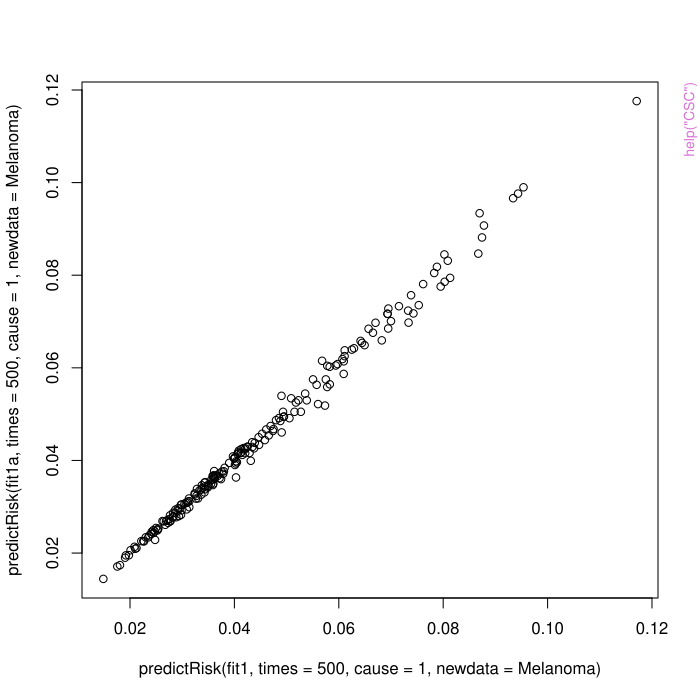

Write R code to recreate this figure.
pkgname <- "riskRegression"
source(file.path(R.home("share"), "R", "examples-header.R"))
options(warn = 1)
library('riskRegression')

base::assign(".oldSearch", base::search(), pos = 'CheckExEnv')
base::assign(".old_wd", base::getwd(), pos = 'CheckExEnv')
cleanEx()
nameEx("CSC")
### * CSC

flush(stderr()); flush(stdout())

### Name: CSC
### Title: Cause-specific Cox proportional hazard regression
### Aliases: CSC
### Keywords: survival

### ** Examples


library(prodlim)
library(survival)
data(Melanoma)
## fit two cause-specific Cox models
## different formula for the two causes
fit1 <- CSC(list(Hist(time,status)~sex+age,Hist(time,status)~invasion+epicel+log(thick)),
            data=Melanoma)
print(fit1)
## Not run: 
##D library(Publish)
##D publish(fit1)
## End(Not run)

## model hazard of all cause mortality instead of hazard of type 2
fit1a <- CSC(list(Hist(time,status)~sex+age,Hist(time,status)~invasion+epicel+log(thick)),
             data=Melanoma,
             surv.type="surv")

## the predicted probabilities are similar
plot(predictRisk(fit1,times=500,cause=1,newdata=Melanoma),
     predictRisk(fit1a,times=500,cause=1,newdata=Melanoma))

## special case where cause 2 has no covariates
fit1b <- CSC(list(Hist(time,status)~sex+age,Hist(time,status)~1),
             data=Melanoma)
print(fit1b)
predict(fit1b,cause=1,times=100,newdata=Melanoma)


## same formula for both causes
fit2 <- CSC(Hist(time,status)~invasion+epicel+age,
            data=Melanoma)
print(fit2)

## combine a cause-specific Cox regression model for cause 2
## and a Cox regression model for the event-free survival:
## different formula for cause 2 and event-free survival
fit3 <- CSC(list(Hist(time,status)~sex+invasion+epicel+age,
                 Hist(time,status)~invasion+epicel+age),
            surv.type="surv",
            data=Melanoma)
print(fit3)

## same formula for both causes
fit4 <- CSC(Hist(time,status)~invasion+epicel+age,
            data=Melanoma,
            surv.type="surv")
print(fit4)

## strata
fit5 <- CSC(Hist(time,status)~invasion+epicel+age+strata(sex),
            data=Melanoma,
            surv.type="surv")
print(fit5)

## sanity checks

cox1 <- coxph(Surv(time,status==1)~invasion+epicel+age+strata(sex),data=Melanoma)
cox2 <- coxph(Surv(time,status!=0)~invasion+epicel+age+strata(sex),data=Melanoma)
all.equal(coef(cox1),coef(fit5$models[[1]]))
all.equal(coef(cox2),coef(fit5$models[[2]]))

## predictions
##
## surv.type = "hazard": predictions for both causes can be extracted
## from the same fit
fit2 <- CSC(Hist(time,status)~invasion+epicel+age, data=Melanoma)
predict(fit2,cause=1,newdata=Melanoma[c(17,99,108),],times=c(100,1000,10000))
predictRisk(fit2,cause=1,newdata=Melanoma[c(17,99,108),],times=c(100,1000,10000))
predictRisk(fit2,cause=2,newdata=Melanoma[c(17,99,108),],times=c(100,1000,10000))
predict(fit2,cause=1,newdata=Melanoma[c(17,99,108),],times=c(100,1000,10000))
predict(fit2,cause=2,newdata=Melanoma[c(17,99,108),],times=c(100,1000,10000))

## surv.type = "surv" we need to change the cause of interest
library(survival)
fit5.2 <- CSC(Hist(time,status)~invasion+epicel+age+strata(sex),
            data=Melanoma,
            surv.type="surv",cause=2)
## now this does not work
try(predictRisk(fit5.2,cause=1,newdata=Melanoma,times=4))

## but this does
predictRisk(fit5.2,cause=2,newdata=Melanoma,times=100)
predict(fit5.2,cause=2,newdata=Melanoma,times=100)
predict(fit5.2,cause=2,newdata=Melanoma[4,],times=100)




cleanEx()
nameEx("Ctree")
### * Ctree

flush(stderr()); flush(stdout())

### Name: Ctree
### Title: S3-Wrapper for ctree.
### Aliases: Ctree

### ** Examples

if (requireNamespace("party",quietly=TRUE)){
library(prodlim)
library(party)
library(survival)
set.seed(50)
d <- SimSurv(50)
nd <- data.frame(X1=c(0,1,0),X2=c(-1,0,1))
f <- Ctree(Surv(time,status)~X1+X2,data=d)
predictRisk(f,newdata=nd,times=c(3,8))
}





cleanEx()
nameEx("FGR")
### * FGR

flush(stderr()); flush(stdout())

### Name: FGR
### Title: Formula wrapper for crr from cmprsk
### Aliases: FGR
### Keywords: survival

### ** Examples


library(prodlim)
library(survival)
library(cmprsk)
library(lava)
d <- prodlim::SimCompRisk(100)
f1 <- FGR(Hist(time,cause)~X1+X2,data=d)
print(f1)

## crr allows that some covariates are multiplied by
## a function of time (see argument tf of crr)
## by FGR uses the identity matrix
f2 <- FGR(Hist(time,cause)~cov2(X1)+X2,data=d)
print(f2)

## same thing, but more explicit:
f3 <- FGR(Hist(time,cause)~cov2(X1)+cov1(X2),data=d)
print(f3)

## both variables can enter cov2:
f4 <- FGR(Hist(time,cause)~cov2(X1)+cov2(X2),data=d)
print(f4)

## change the function of time
qFun <- function(x){x^2}
noFun <- function(x){x}
sqFun <- function(x){x^0.5}

## multiply X1 by time^2 and X2 by time:
f5 <- FGR(Hist(time,cause)~cov2(X1,tf=qFun)+cov2(X2),data=d)
print(f5)
print(f5$crrFit)
## same results as crr
with(d,crr(ftime=time,
           fstatus=cause,
           cov2=d[,c("X1","X2")],
           tf=function(time){cbind(qFun(time),time)}))

## still same result, but more explicit
f5a <- FGR(Hist(time,cause)~cov2(X1,tf=qFun)+cov2(X2,tf=noFun),data=d)
f5a$crrFit

## multiply X1 by time^2 and X2 by sqrt(time)
f5b <- FGR(Hist(time,cause)~cov2(X1,tf=qFun)+cov2(X2,tf=sqFun),data=d,cause=1)

## additional arguments for crr
f6<- FGR(Hist(time,cause)~X1+X2,data=d, cause=1,gtol=1e-5)
f6
f6a<- FGR(Hist(time,cause)~X1+X2,data=d, cause=1,gtol=0.1)
f6a



cleanEx()
nameEx("IPA")
### * IPA

flush(stderr()); flush(stdout())

### Name: IPA
### Title: Explained variation for settings with binary, survival and
###   competing risk outcome
### Aliases: IPA rsquared rsquared.default rsquared.glm rsquared.coxph
###   rsquared.CauseSpecificCox IPA.default IPA.glm IPA.coxph
###   IPA.CauseSpecificCox

### ** Examples

library(prodlim)
library(data.table)
# binary outcome
library(lava)
set.seed(18)
learndat <- sampleData(48,outcome="binary")
lr1 = glm(Y~X1+X2+X7+X9,data=learndat,family=binomial)
IPA(lr1)

## validation data
valdat=sampleData(94,outcome="binary")
IPA(lr1,newdata=valdat)

## predicted risks externally given
p1=predictRisk(lr1,newdata=valdat)
IPA(p1,formula=Y~1,valdat)

# survival
library(survival)
data(pbc)
pbc=na.omit(pbc)
pbctest=(1:NROW(pbc)) %in% sample(1:NROW(pbc),size=.632*NROW(pbc))
pbclearn=pbc[pbctest,]
cox1= coxph(Surv(time,status!=0)~age+sex+log(bili)+log(albumin)+log(protime),
      data=pbclearn,x=TRUE)

## same data
IPA(cox1,formula=Surv(time,status!=0)~1,times=1000)

## validation data
pbcval=pbc[!pbctest,]
IPA(cox1,formula=Surv(time,status!=0)~1,newdata=pbcval,times=1000)

## predicted risks externally given
p2=predictRisk(cox1,newdata=pbcval,times=1000)
IPA(cox1,formula=Surv(time,status!=0)~1,newdata=pbcval,times=1000)
 
# competing risks
data(Melanoma)
Melanomatest=(1:NROW(Melanoma)) %in% sample(1:NROW(Melanoma),size=.632*NROW(Melanoma))
Melanomalearn=Melanoma[Melanomatest,]
fit1 <- CSC(list(Hist(time,status)~sex,
                 Hist(time,status)~invasion+epicel+age),
                 data=Melanoma)
IPA(fit1,times=1000,cause=2)

## validation data
Melanomaval=Melanoma[!Melanomatest,]
IPA(fit1,formula=Hist(time,status)~1,newdata=Melanomaval,times=1000)

## predicted risks externally given
p3= predictRisk(fit1,cause=1,newdata=Melanomaval,times=1000)
IPA(p3,formula=Hist(time,status)~1,cause=1,newdata=Melanomaval,times=1000)
 



cleanEx()
nameEx("Melanoma")
### * Melanoma

flush(stderr()); flush(stdout())

### Name: Melanoma
### Title: Malignant melanoma data
### Aliases: Melanoma
### Keywords: datasets

### ** Examples


data(Melanoma)



cleanEx()
nameEx("Paquid")
### * Paquid

flush(stderr()); flush(stdout())

### Name: Paquid
### Title: Paquid sample
### Aliases: Paquid
### Keywords: datasets

### ** Examples

data(Paquid)



cleanEx()
nameEx("Score.list")
### * Score.list

flush(stderr()); flush(stdout())

### Name: Score.list
### Title: Score risk predictions
### Aliases: Score.list Score

### ** Examples

# binary outcome
library(lava)
set.seed(18)
learndat <- sampleData(48,outcome="binary")
testdat <- sampleData(40,outcome="binary")

## score logistic regression models
lr1 = glm(Y~X1+X2+X7+X9,data=learndat,family=binomial)
lr2 = glm(Y~X3+X5,data=learndat,family=binomial)
Score(list("LR(X1+X2+X7+X9)"=lr1,"LR(X3+X5)"=lr2),formula=Y~1,data=testdat)

## ROC curve and calibration plot
xb=Score(list("LR(X1+X2+X7+X9)"=lr1,"LR(X3+X5+X6)"=lr2),formula=Y~1,
         data=testdat,plots=c("calibration","ROC"))
## Not run: 
##D plotROC(xb)
##D plotCalibration(xb)
## End(Not run)

## compute AUC for a list of continuous markers
markers = as.list(testdat[,.(X6,X7,X8,X9,X10)])
Score(markers,formula=Y~1,data=testdat,metrics=c("auc"))

# cross-validation
## Not run: 
##D     learndat=sampleData(400,outcome="binary")
##D     lr1a = glm(Y~X6,data=learndat,family=binomial)
##D     lr2a = glm(Y~X7+X8+X9,data=learndat,family=binomial)
##D     ## bootstrap cross-validation
##D     x1=Score(list("LR1"=lr1a,"LR2"=lr2a),formula=Y~1,data=learndat,split.method="bootcv",B=100)
##D     x1
##D     ## leave-one-out and leave-pair-out bootstrap
##D     x2=Score(list("LR1"=lr1a,"LR2"=lr2a),formula=Y~1,data=learndat,
##D              split.method="loob",
##D              B=100,plots="calibration")
##D     x2
## End(Not run)
# survival outcome

# Score Cox regression models
## Not run: 
##D library(survival)
##D library(rms)
##D library(prodlim)
##D set.seed(18)
##D trainSurv <- sampleData(100,outcome="survival")
##D testSurv <- sampleData(40,outcome="survival")
##D cox1 = coxph(Surv(time,event)~X1+X2+X7+X9,data=trainSurv, y=TRUE, x = TRUE)
##D cox2 = coxph(Surv(time,event)~X3+X5+X6,data=trainSurv, y=TRUE, x = TRUE)
##D xs=Score(list("Cox(X1+X2+X7+X9)"=cox1,"Cox(X3+X5+X6)"=cox2),
##D          formula=Surv(time,event)~1,data=testSurv,conf.int=FALSE,times=c(5,8))
##D xs
## End(Not run)

# Integrated Brier score
## Not run: 
##D xs=Score(list("Cox(X1+X2+X7+X9)"=cox1,"Cox(X3+X5+X6)"=cox2),
##D          formula=Surv(time,event)~1,data=testSurv,conf.int=FALSE,
##D          summary="ibs",
##D          times=sort(unique(testSurv$time)))
## End(Not run)

# time-dependent AUC for list of markers
## Not run: 
##D survmarkers = as.list(testSurv[,.(X6,X7,X8,X9,X10)])
##D Score(survmarkers,
##D       formula=Surv(time,event)~1,metrics="auc",data=testSurv,
##D       conf.int=TRUE,times=c(5,8))
##D 
##D # compare models on test data
##D Score(list("Cox(X1+X2+X7+X9)"=cox1,"Cox(X3+X5+X6)"=cox2),
##D       formula=Surv(time,event)~1,data=testSurv,conf.int=TRUE,times=c(5,8))
## End(Not run)
# crossvalidation models in traindata
## Not run: 
##D     library(survival)
##D     set.seed(18)
##D     trainSurv <- sampleData(400,outcome="survival")
##D     cox1 = coxph(Surv(time,event)~X1+X2+X7+X9,data=trainSurv, y=TRUE, x = TRUE)
##D     cox2 = coxph(Surv(time,event)~X3+X5+X6,data=trainSurv, y=TRUE, x = TRUE)
##D     x1 = Score(list("Cox(X1+X2+X7+X9)"=cox1,"Cox(X3+X5+X6)"=cox2),
##D                formula=Surv(time,event)~1,data=trainSurv,conf.int=TRUE,times=c(5,8),
##D                split.method="loob",B=100,plots="calibration")
##D 
##D     x2= Score(list("Cox(X1+X2+X7+X9)"=cox1,"Cox(X3+X5+X6)"=cox2),
##D               formula=Surv(time,event)~1,data=trainSurv,conf.int=TRUE,times=c(5,8),
##D               split.method="bootcv",B=100)
## End(Not run)

# restrict number of comparisons
## Not run: 
##D     Score(list("Cox(X1+X2+X7+X9)"=cox1,"Cox(X3+X5+X6)"=cox2),
##D           formula=Surv(time,event)~1,data=trainSurv,contrasts=TRUE,
##D           null.model=FALSE,conf.int=TRUE,times=c(5,8),split.method="bootcv",B=3)
##D 
##D     # competing risks outcome
##D     set.seed(18)
##D     trainCR <- sampleData(40,outcome="competing.risks")
##D     testCR <- sampleData(40,outcome="competing.risks")
##D     library(riskRegression)
##D     library(cmprsk)
##D     # Cause-specific Cox regression
##D     csc1 = CSC(Hist(time,event)~X1+X2+X7+X9,data=trainCR)
##D     csc2 = CSC(Hist(time,event)~X3+X5+X6,data=trainCR)
##D     # Fine-Gray regression
##D     fgr1 = FGR(Hist(time,event)~X1+X2+X7+X9,data=trainCR,cause=1)
##D     fgr2 = FGR(Hist(time,event)~X3+X5+X6,data=trainCR,cause=1)
##D     Score(list("CSC(X1+X2+X7+X9)"=csc1,"CSC(X3+X5+X6)"=csc2,
##D                "FGR(X1+X2+X7+X9)"=fgr1,"FGR(X3+X5+X6)"=fgr2),
##D           formula=Hist(time,event)~1,data=testCR,se.fit=1L,times=c(5,8))
## End(Not run)



## Not run: 
##D     # reproduce some results of Table IV of Blanche et al. Stat Med 2013
##D     data(Paquid)
##D     ResPaquid <- Score(list("DSST"=-Paquid$DSST,"MMSE"=-Paquid$MMSE),
##D                        formula=Hist(time,status)~1,
##D                        data=Paquid,
##D                        null.model = FALSE,
##D                        conf.int=TRUE,
##D                        metrics=c("auc"),
##D                        times=c(3,5,10),
##D                        plots="ROC")
##D     ResPaquid
##D     plotROC(ResPaquid,time=5)
## End(Not run)
## Not run: 
##D # parallel options
##D # by erikvona: Here is a generic example of using future
##D # and doFuture, works great with the current version:
##D library(riskRegression)
##D library(future)
##D library(foreach)
##D library(doFuture)
##D library(survival)
##D # Register all available cores for parallel operation
##D plan(multiprocess, workers = availableCores())
##D registerDoFuture()
##D trainSurv <- sampleData(400,outcome="survival")
##D cox1 = coxph(Surv(time,event)~X1+X2+X7+X9,data=trainSurv,
##D              y=TRUE, x = TRUE)
##D # Bootstrapping on multiple cores
##D x1 = Score(list("Cox(X1+X2+X7+X9)"=cox1),
##D      formula=Surv(time,event)~1,data=trainSurv, times=c(5,8), 
##D      parallel = "as.registered", split.method="bootcv",B=100)
## End(Not run)






cleanEx()
nameEx("SuperPredictor")
### * SuperPredictor

flush(stderr()); flush(stdout())

### Name: SuperPredictor
### Title: Formula interface for SuperLearner::SuperLearner
### Aliases: SuperPredictor

### ** Examples

## Not run: 
##D if(requireNamespace("SuperLearner",quietly=TRUE)){
##D library(SuperLearner)
##D library(data.table)
##D d = sampleData(338, outcome="binary")
##D spfit = SuperPredictor(Y~X1+X2+X3+X4+X5+X6+X7+X8+X9+X10,data=d)
##D predictRisk(spfit)
##D x <- Score(list(spfit),data=d,formula=Y~1)
##D }
## End(Not run)



cleanEx()
nameEx("SurvResponseVar")
### * SurvResponseVar

flush(stderr()); flush(stdout())

### Name: SurvResponseVar
### Title: Extract the time and event variable from a Cox model
### Aliases: SurvResponseVar

### ** Examples

## Not run: 
##D SurvResponseVar(Surv(time,event)~X1+X2)
##D SurvResponseVar(Hist(time,event==0)~X1+X2)
##D SurvResponseVar(Surv(start,time, status,type="counting") ~ X3+X5)
##D SurvResponseVar(Surv(start,event=status, time2=time,type="counting") ~ X3+X5)
##D 
##D SurvResponseVar(survival::Surv(start,event=status, time2=time,type="counting") ~ X3+X5)
##D SurvResponseVar(status ~ X3+X5)
##D SurvResponseVar(I(status == 1) ~ X3+X5)
##D SurvResponseVar(list(Hist(time, event) ~ X1+X6,Hist(time, event) ~ X6))
## End(Not run)



cleanEx()
nameEx("anova.ate")
### * anova.ate

flush(stderr()); flush(stdout())

### Name: anova.ate
### Title: Risk Comparison Over Time
### Aliases: anova.ate

### ** Examples

library(survival)
library(data.table)

## Not run: 
##D ## simulate data
##D set.seed(12)
##D n <- 200
##D dtS <- sampleData(n,outcome="survival")
##D dtS$X12 <- LETTERS[as.numeric(as.factor(paste0(dtS$X1,dtS$X2)))]
##D dtS <- dtS[dtS$X12!="D"]
##D 
##D ## model fit
##D fit <- cph(formula = Surv(time,event)~ X1+X6,data=dtS,y=TRUE,x=TRUE)
##D seqTime <- 1:10
##D ateFit <- ate(fit, data = dtS, treatment = "X1", contrasts = NULL,
##D               times = seqTime, B = 0, iid = TRUE, se = TRUE, verbose = TRUE, band = TRUE)
##D 
##D ## display
##D autoplot(ateFit)
##D 
##D ## inference (two sided)
##D statistic <- ateFit$diffRisk$estimate/ateFit$diffRisk$se
##D confint(ateFit, p.value = TRUE, method.band = "bonferroni")$diffRisk
##D confint(ateFit, p.value = TRUE, method.band = "maxT-simulation")$diffRisk
##D 
##D anova(ateFit, test = "KS")
##D anova(ateFit, test = "CvM")
##D anova(ateFit, test = "sum")
##D 
##D ## manual calculation (one sided)
##D n.sim <- 1e4
##D statistic <- ateFit$diffRisk[, estimate/se]
##D iid.norm <- scale(ateFit$iid$GFORMULA[["1"]]-ateFit$iid$GFORMULA[["0"]],
##D                   scale = ateFit$diffRisk$se)
##D 
##D ls.out <- lapply(1:n.sim, function(iSim){
##D iG <- rnorm(NROW(iid.norm))
##D iCurve <- t(iid.norm) %*% iG
##D data.table(max = max(iCurve), L2 = sum(iCurve^2), sum = sum(iCurve),
##D maxC = max(iCurve) - max(statistic),
##D L2C = sum(iCurve^2) - sum(statistic^2),
##D sumC = sum(iCurve) - sum(statistic),
##D sim = iSim)
##D })
##D 
##D dt.out <- do.call(rbind,ls.out)
##D dt.out[,.(max = mean(.SD$maxC>=0),
##D           L2 = mean(.SD$L2C>=0),
##D           sum = mean(.SD$sumC>=0))]
##D 
##D ## permutation
##D n.sim <- 250
##D stats.perm <- vector(mode = "list", length = n.sim)
##D pb <- txtProgressBar(max = n.sim, style=3)
##D treatVar <- ateFit$variables["treatment"]
##D 
##D for(iSim in 1:n.sim){ ## iSim <- 1
##D iData <- copy(dtS)
##D iIndex <- sample.int(NROW(iData), replace = FALSE)
##D iData[, c(treatVar) := .SD[[treatVar]][iIndex]]
##D 
##D iFit <- update(fit, data = iData)
##D iAteSim <- ate(iFit, data = iData, treatment = treatVar,
##D                times = seqTime, verbose = FALSE)
##D iStatistic <- iAteSim$diffRisk[,estimate/se]
##D stats.perm[[iSim]] <- cbind(iAteSim$diffRisk[,.(max = max(iStatistic),
##D                                                 L2 = sum(iStatistic^2),
##D                                                 sum = sum(iStatistic))],
##D                             sim = iSim)
##D stats.perm[[iSim]]$maxC <- stats.perm[[iSim]]$max - max(statistic)
##D stats.perm[[iSim]]$L2C <- stats.perm[[iSim]]$L2 - sum(statistic^2)
##D stats.perm[[iSim]]$sumC <- stats.perm[[iSim]]$sum - sum(statistic)
##D setTxtProgressBar(pb, iSim)
##D }
##D 
##D dtstats.perm <- do.call(rbind,stats.perm)
##D dtstats.perm[,.(max = mean(.SD$maxC>=0),
##D                 L2 = mean(.SD$L2C>=0),
##D                 sum = mean(.SD$sumC>=0))]
## End(Not run)



cleanEx()
nameEx("ate")
### * ate

flush(stderr()); flush(stdout())

### Name: ate
### Title: Average Treatment Effects Computation
### Aliases: ate

### ** Examples

library(survival)
library(rms)
library(prodlim)
library(data.table)
set.seed(10)

#### Survival settings  ####
#### ATE with Cox model ####

## generate data
n <- 100
dtS <- sampleData(n, outcome="survival")
dtS$time <- round(dtS$time,1)
dtS$X1 <- factor(rbinom(n, prob = c(0.3,0.4) , size = 2), labels = paste0("T",0:2))

## estimate the Cox model
fit <- cph(formula = Surv(time,event)~ X1+X2,data=dtS,y=TRUE,x=TRUE)

## compute the ATE at times 5, 6, 7, and 8 using X1 as the treatment variable
## standard error computed using the influence function
## confidence intervals / p-values based on asymptotic results
ateFit1a <- ate(fit, data = dtS, treatment = "X1", times = 5:8)
summary(ateFit1a)
summary(ateFit1a, short = TRUE, type = "meanRisk")
summary(ateFit1a, short = TRUE, type = "diffRisk")
summary(ateFit1a, short = TRUE, type = "ratioRisk")

## Not run: 
##D ## same as before with in addition the confidence bands / adjusted p-values
##D ## (argument band = TRUE)
##D ateFit1b <- ate(fit, data = dtS, treatment = "X1", times = 5:8,
##D                 band = TRUE)
##D summary(ateFit1b)
##D 
##D ## by default bands/adjuste p-values computed separately for each treatment modality
##D summary(ateFit1b, band = 1,
##D          se = FALSE, type = "diffRisk", short = TRUE, quantile = TRUE)
##D ## adjustment over treatment and time using the band argument of confint
##D summary(ateFit1b, band = 2,
##D        se = FALSE, type = "diffRisk", short = TRUE, quantile = TRUE)
##D 
##D ## confidence intervals / p-values computed using 1000 boostrap samples
##D ## (argument se = TRUE and B = 1000) 
##D ateFit1c <- ate(fit, data = dtS, treatment = "X1",
##D                 times = 5:8, se = TRUE, B = 50, handler = "mclapply")
##D ## NOTE: for real applications 50 bootstrap samples is not enough 
##D 
##D ## same but using 2 cpus for generating and analyzing the boostrap samples
##D ## (parallel computation, argument mc.cores = 2) 
##D ateFit1d <- ate(fit, data = dtS, treatment = "X1",
##D                 times = 5:8, se = TRUE, B = 50, mc.cores = 2)
##D 
##D ## manually defining the cluster to be used
##D ## useful when specific packages need to be loaded in each cluster
##D fit <- cph(formula = Surv(time,event)~ X1+X2+rcs(X6),data=dtS,y=TRUE,x=TRUE)
##D 
##D cl <- parallel::makeCluster(2)
##D parallel::clusterEvalQ(cl, library(rms))
##D 
##D ateFit1e <- ate(fit, data = dtS, treatment = "X1",
##D                 times = 5:8, se = TRUE, B = 50,
##D                 handler = "foreach", cl = cl)
## End(Not run)

#### Survival settings without censoring ####
#### ATE with glm                        ####

## generate data
n <- 100
dtB <- sampleData(n, outcome="binary")
dtB[, X2 := as.numeric(X2)]

## estimate a logistic regression model
fit <- glm(formula = Y ~ X1+X2, data=dtB, family = "binomial")

## compute the ATE using X1 as the treatment variable
## only point estimate (argument se = FALSE)
ateFit1a <- ate(fit, data = dtB, treatment = "X1", se = FALSE)
ateFit1a

## Not run: 
##D ## with confidence intervals
##D ateFit1b <- ate(fit, data = dtB, treatment = "X1",
##D                times = 5) ## just for having a nice output not used in computations
##D summary(ateFit1b, short = TRUE)
##D 
##D ## using the lava package
##D library(lava)
##D ateLava <- estimate(fit, function(p, data){
##D a <- p["(Intercept)"] ; b <- p["X11"] ; c <- p["X2"] ;
##D R.X11 <- expit(a + b + c * data[["X2"]])
##D R.X10 <- expit(a + c * data[["X2"]])
##D list(risk0=R.X10,risk1=R.X11,riskdiff=R.X11-R.X10)},
##D average=TRUE)
##D ateLava
## End(Not run)

#### Competing risks settings               ####
#### ATE with cause specific Cox regression ####

## generate data
n <- 500
set.seed(10)
dt <- sampleData(n, outcome="competing.risks")
dt$X1 <- factor(rbinom(n, prob = c(0.2,0.3) , size = 2), labels = paste0("T",0:2))

## estimate cause specific Cox model
fitCR <-  CSC(Hist(time,event)~ X1+X8,data=dt,cause=1)

## compute the ATE at times 1, 5, 10 using X1 as the treatment variable
ateFit2a <- ate(fitCR, data = dt, treatment = "X1", times = c(1,5,10),
                cause = 1, se = TRUE, band = TRUE)
summary(ateFit2a)
as.data.table(ateFit2a)

#### Double robust estimator ####
## Not run: 
##D ## generate data
##D n <- 500
##D set.seed(10)
##D dt <- sampleData(n, outcome="competing.risks")
##D dt$time <- round(dt$time,1)
##D dt$X1 <- factor(rbinom(n, prob = c(0.4) , size = 1), labels = paste0("T",0:1))
##D 
##D ## working models
##D m.event <-  CSC(Hist(time,event)~ X1+X2+X3+X5+X8,data=dt)
##D m.censor <-  coxph(Surv(time,event==0)~ X1+X2+X3+X5+X8,data=dt, x = TRUE, y = TRUE)
##D m.treatment <-  glm(X1~X2+X3+X5+X8,data=dt,family=binomial(link="logit"))
##D 
##D ## prediction + average
##D ateRobust <- ate(event = m.event,
##D                  treatment = m.treatment,
##D                  censor = m.censor,
##D                  data = dt, times = 5:10, 
##D                  cause = 1, band = TRUE)
##D 
##D ## compare various estimators
##D ateRobust3 <- ate(event = m.event,
##D                  treatment = m.treatment,
##D                  censor = m.censor,
##D                  estimator = c("GFORMULA","IPTW","AIPTW"),
##D                  data = dt, times = c(5:10), 
##D                  cause = 1, se = TRUE)
##D print(setkeyv(as.data.table(ateRobust3, type = "meanRisk"),"time"))
##D print(setkeyv(as.data.table(ateRobust3, type = "diffRisk"),"time"))
## End(Not run)

#### time-dependent covariates ###
## Not run: 
##D library(survival)
##D fit <- coxph(Surv(time, status) ~ celltype+karno + age + trt, veteran)
##D vet2 <- survSplit(Surv(time, status) ~., veteran,
##D                        cut=c(60, 120), episode ="timegroup")
##D fitTD <- coxph(Surv(tstart, time, status) ~ celltype+karno + age + trt,
##D                data= vet2,x=1)
##D set.seed(16)
##D resVet <- ate(fitTD,formula=Hist(entry=tstart,time=time,event=status)~1,
##D           data = vet2, treatment = "celltype",
##D         times=5,verbose=1,
##D         landmark = c(0,30,60,90), cause = 1, B = 50, se = 1,
##D         band = FALSE, mc.cores=1)
##D summary(resVet)
## End(Not run)

## Not run: 
##D set.seed(137)
##D d=sampleDataTD(127)
##D library(survival)
##D d[,status:=1*(event==1)]
##D d[,X3:=as.factor(X3)]
##D ## ignore competing risks
##D cox1TD <- coxph(Surv(start,time, status,type="counting") ~ X3+X5+X6+X8,
##D                 data=d, x = TRUE)
##D resTD1 <- ate(cox1TD,formula=Hist(entry=start,time=time,event=status)~1,
##D         data = d, treatment = "X3", contrasts = NULL,
##D         times=.5,verbose=1,
##D         landmark = c(0,0.5,1), B = 20, se = 1,
##D         band = FALSE, mc.cores=1)
##D resTD1
##D ## account for competing risks
##D cscTD <- CSC(Hist(time=time, event=event,entry=start) ~ X3+X5+X6+X8, data=d)
##D set.seed(16)
##D resTD <- ate(cscTD,formula=Hist(entry=start,time=time,event=event)~1,
##D         data = d, treatment = "X3", contrasts = NULL,
##D         times=.5,verbose=1,
##D         landmark = c(0,0.5,1), cause = 1, B = 20, se = 1,
##D         band = FALSE, mc.cores=1)
##D resTD
## End(Not run)



cleanEx()
nameEx("autoplot.Score")
### * autoplot.Score

flush(stderr()); flush(stdout())

### Name: autoplot.Score
### Title: ggplot AUC curve
### Aliases: autoplot.Score

### ** Examples

library(survival)
library(ggplot2)
d=sampleData(100,outcome="survival")
nd=sampleData(100,outcome="survival")
f1=coxph(Surv(time,event)~X1+X6+X8,data=d,x=TRUE,y=TRUE)
f2=coxph(Surv(time,event)~X2+X5+X9,data=d,x=TRUE,y=TRUE)
xx=Score(list(f1,f2), formula=Surv(time,event)~1,
data=nd, metrics="auc", null.model=FALSE, times=seq(3:10))
g <- autoplot(xx)
print(g)
aucgraph <- plotAUC(xx)
plotAUC(xx,conf.int=TRUE)
plotAUC(xx,which="contrasts")
plotAUC(xx,which="contrasts",conf.int=TRUE)





cleanEx()
nameEx("autoplot.ate")
### * autoplot.ate

flush(stderr()); flush(stdout())

### Name: autoplot.ate
### Title: Plot Average Risks
### Aliases: autoplot.ate

### ** Examples

library(survival)
library(rms)
library(ggplot2)

#### simulate data ####
n <- 1e2
set.seed(10)
dtS <- sampleData(n,outcome="survival")
seqTimes <- c(0,sort(dtS$time[dtS$event==1]),max(dtS$time))

#### Cox model ####
fit <- cph(formula = Surv(time,event)~ X1+X2,data=dtS,y=TRUE,x=TRUE)

#### plot.type = 1: for few timepoints ####
ateFit <- ate(fit, data = dtS, treatment = "X1",
              times = c(1,2,5,10), se = TRUE, band = TRUE)
ggplot2::autoplot(ateFit)
ggplot2::autoplot(ateFit, band = FALSE)
ggplot2::autoplot(ateFit, type = "diffRisk")
ggplot2::autoplot(ateFit, type = "ratioRisk")

#### plot.type = 2: when looking at all jump times ####
ateFit <- ate(fit, data = dtS, treatment = "X1",
              times = seqTimes, se = TRUE, band = TRUE)

ggplot2::autoplot(ateFit, plot.type = "2")

## customize plot
outGG <- ggplot2::autoplot(ateFit, plot.type = "2", alpha = 0.25)
outGG$plot + facet_wrap(~X1, labeller = label_both)


## Looking at the difference after smoothing
## Not run: 
##D outGGS <- ggplot2::autoplot(ateFit, plot.type = "2", alpha = NA, smooth = TRUE)
##D outGGS$plot + facet_wrap(~X1, labeller = label_both)
## End(Not run)

## first derivative
## (computation of the confidence intervals takes time)
## (based on simulation - n.sim parameter)
## Not run: 
##D  
##D ggplot2::autoplot(ateFit, plot.type = "2", smooth = TRUE,
##D                   band = FALSE, type = "diffRisk")
##D ggplot2::autoplot(ateFit, plot.type = "2", smooth = TRUE, first.derivative = TRUE,
##D                   band = FALSE, type = "diffRisk")
## End(Not run)



cleanEx()
nameEx("autoplot.predictCSC")
### * autoplot.predictCSC

flush(stderr()); flush(stdout())

### Name: autoplot.predictCSC
### Title: Plot Predictions From a Cause-specific Cox Proportional Hazard
###   Regression
### Aliases: autoplot.predictCSC

### ** Examples

library(survival)
library(rms)
library(ggplot2)
library(prodlim)

#### simulate data ####
set.seed(10)
d <- sampleData(1e2, outcome = "competing.risks")
seqTau <- c(0,unique(sort(d[d$event==1,time])), max(d$time))

#### CSC model ####
m.CSC <- CSC(Hist(time,event)~ X1 + X2 + X6, data = d)

pred.CSC <- predict(m.CSC, newdata = d[1:2,], time = seqTau, cause = 1, band = TRUE)
autoplot(pred.CSC, alpha = 0.2)

#### stratified CSC model ####
m.SCSC <- CSC(Hist(time,event)~ strata(X1) + strata(X2) + X6,
              data = d)
pred.SCSC <- predict(m.SCSC, time = seqTau, newdata = d[1:4,],
                     cause = 1, keep.newdata = TRUE, keep.strata = TRUE)
autoplot(pred.SCSC, group.by = "strata")



cleanEx()
nameEx("autoplot.predictCox")
### * autoplot.predictCox

flush(stderr()); flush(stdout())

### Name: autoplot.predictCox
### Title: Plot Predictions From a Cox Model
### Aliases: autoplot.predictCox

### ** Examples

library(survival)
library(ggplot2)

#### simulate data ####
set.seed(10)
d <- sampleData(1e2, outcome = "survival")
seqTau <- c(0,sort(unique(d$time[d$event==1])), max(d$time))

#### Cox model ####
m.cox <- coxph(Surv(time,event)~ X1 + X2 + X3,
                data = d, x = TRUE, y = TRUE)

## display baseline hazard
e.basehaz <- predictCox(m.cox)
autoplot(e.basehaz, type = "cumhazard")
autoplot(e.basehaz, type = "cumhazard", smooth = TRUE)
autoplot(e.basehaz, type = "cumhazard", smooth = TRUE, first.derivative = TRUE)

## display baseline hazard with type of event 
e.basehaz <- predictCox(m.cox, keep.newdata = TRUE)
autoplot(e.basehaz, type = "cumhazard")

## display predicted survival
pred.cox <- predictCox(m.cox, newdata = d[1:2,],
  times = seqTau, type = "survival", keep.newdata = TRUE)
autoplot(pred.cox)
autoplot(pred.cox, smooth = TRUE)
autoplot(pred.cox, group.by = "covariates")
autoplot(pred.cox, group.by = "covariates", reduce.data = TRUE)


## predictions with confidence interval/bands
pred.cox <- predictCox(m.cox, newdata = d[1:2,,drop=FALSE],
  times = seqTau, type = "survival", band = TRUE, se = TRUE, keep.newdata = TRUE)
res <- autoplot(pred.cox, ci = TRUE, band = TRUE, plot = FALSE)
res$plot + facet_wrap(~row)
res2 <- autoplot(pred.cox, ci = TRUE, band = TRUE, alpha = 0.1, plot = FALSE)
res2$plot + facet_wrap(~row)

#### Stratified Cox model ####
m.cox.strata <- coxph(Surv(time,event)~ strata(X1) + strata(X2) + X3 + X4,
                      data = d, x = TRUE, y = TRUE)

## baseline hazard
pred.baseline <- predictCox(m.cox.strata, keep.newdata = TRUE, type = "survival")
res <- autoplot(pred.baseline)
res$plot + facet_wrap(~strata, labeller = label_both)

## predictions
pred.cox.strata <- predictCox(m.cox.strata, newdata = d[1:5,,drop=FALSE],
                              time = seqTau, keep.newdata = TRUE, se = TRUE)

res2 <- autoplot(pred.cox.strata, type = "survival", group.by = "strata", plot = FALSE)
res2$plot + facet_wrap(~strata, labeller = label_both) + theme(legend.position="bottom")

## smooth version
autoplot(pred.cox.strata, type = "survival", group.by = "strata", smooth = TRUE, ci = FALSE)



cleanEx()
nameEx("boot2pvalue")
### * boot2pvalue

flush(stderr()); flush(stdout())

### Name: boot2pvalue
### Title: Compute the p.value from the distribution under H1
### Aliases: boot2pvalue

### ** Examples

set.seed(10)

#### no effect ####
x <- rnorm(1e3) 
boot2pvalue(x, null = 0, estimate = mean(x), alternative = "two.sided")
## expected value of 1
boot2pvalue(x, null = 0, estimate = mean(x), alternative = "greater")
## expected value of 0.5
boot2pvalue(x, null = 0, estimate = mean(x), alternative = "less")
## expected value of 0.5

#### positive effect ####
x <- rnorm(1e3, mean = 1) 
boot2pvalue(x, null = 0, estimate = 1, alternative = "two.sided")
## expected value of 0.32 = 2*pnorm(q = 0, mean = -1) = 2*mean(x<=0)
boot2pvalue(x, null = 0, estimate = 1, alternative = "greater")  
## expected value of 0.16 = pnorm(q = 0, mean = 1) = mean(x<=0)
boot2pvalue(x, null = 0, estimate = 1, alternative = "less")
## expected value of 0.84 = 1-pnorm(q = 0, mean = 1) = mean(x>=0)

#### negative effect ####
x <- rnorm(1e3, mean = -1) 
boot2pvalue(x, null = 0, estimate = -1, alternative = "two.sided") 
## expected value of 0.32 = 2*(1-pnorm(q = 0, mean = -1)) = 2*mean(x>=0)
boot2pvalue(x, null = 0, estimate = -1, alternative = "greater")
## expected value of 0.84 = pnorm(q = 0, mean = -1) = mean(x<=0)
boot2pvalue(x, null = 0, estimate = -1, alternative = "less") # pnorm(q = 0, mean = -1)
## expected value of 0.16 = 1-pnorm(q = 0, mean = -1) = mean(x>=0)



cleanEx()
nameEx("boxplot.Score")
### * boxplot.Score

flush(stderr()); flush(stdout())

### Name: boxplot.Score
### Title: Boxplot risk quantiles
### Aliases: boxplot.Score

### ** Examples

# binary outcome
library(data.table)
library(prodlim)
db=sampleData(40,outcome="binary")
fitconv=glm(Y~X3+X5,data=db,family=binomial)
fitnew=glm(Y~X1+X3+X5+X6+X7,data=db,family=binomial)
x=Score(list(new=fitnew,conv=fitconv),
        formula=Y~1,contrasts=list(c(2,1)),
               data=db,plots="box",null.model=FALSE)
boxplot(x)

# survival outcome
library(survival)
ds=sampleData(40,outcome="survival")
fit=coxph(Surv(time,event)~X6+X9,data=ds,x=TRUE,y=TRUE)
## Not run: 
##D  
##D scoreobj=Score(list("Cox"=fit),
##D                 formula=Hist(time,event)~1, data=ds,
##D                 metrics=NULL, plots="box",
##D                 times=c(1,5),null.model=FALSE)
##D boxplot(scoreobj,timepoint=5)
##D boxplot(scoreobj,timepoint=1)
##D 
## End(Not run)

# competing risks outcome
library(survival)
data(Melanoma, package = "riskRegression")
fit = CSC(Hist(time,event,cens.code="censored")~invasion+age+sex,data=Melanoma)
scoreobj=Score(list("CSC"=fit),
               formula=Hist(time,event,cens.code="censored")~1,
               data=Melanoma,plots="box",times=5*365.25,null.model=FALSE)
par(mar=c(4,12,4,4))
boxplot(scoreobj,timepoint=5*365.25)

# more than 2 competing risks
m=lava::lvm(~X1+X2+X3)
lava::distribution(m, "eventtime1") <- lava::coxWeibull.lvm(scale = 1/100)
lava::distribution(m, "eventtime2") <- lava::coxWeibull.lvm(scale = 1/100)
lava::distribution(m, "eventtime3") <- lava::coxWeibull.lvm(scale = 1/100)
lava::distribution(m, "censtime") <- lava::coxWeibull.lvm(scale = 1/100)
lava::regression(m,eventtime2~X3)=1.3
m <- lava::eventTime(m,
time ~ min(eventtime1 = 1, eventtime2 = 2, eventtime3 = 3, censtime = 0), "event")
set.seed(101)
dcr=as.data.table(lava::sim(m,101))
fit = CSC(Hist(time,event)~X1+X2+X3,data=dcr)
scoreobj=Score(list("my model"=fit),
               formula=Hist(time,event)~1,
               data=dcr,plots="box",times=5,null.model=FALSE)
boxplot(scoreobj)





graphics::par(get("par.postscript", pos = 'CheckExEnv'))
cleanEx()
nameEx("colCenter_cpp")
### * colCenter_cpp

flush(stderr()); flush(stdout())

### Name: colCenter_cpp
### Title: Apply - by column
### Aliases: colCenter_cpp

### ** Examples

x <- matrix(1,6,5)
sweep(x, MARGIN = 1, FUN = "-", STATS = 1:6)
colCenter_cpp(x, 1:6 )



cleanEx()
nameEx("colCumProd")
### * colCumProd

flush(stderr()); flush(stdout())

### Name: colCumProd
### Title: Apply cumprod in each column
### Aliases: colCumProd

### ** Examples

x <- matrix(1:8,ncol=2)
colCumProd(x)



cleanEx()
nameEx("colCumSum")
### * colCumSum

flush(stderr()); flush(stdout())

### Name: colCumSum
### Title: Apply cumsum in each column
### Aliases: colCumSum

### ** Examples

x <- matrix(1:8,ncol=2)
colCumSum(x)



cleanEx()
nameEx("colMultiply_cpp")
### * colMultiply_cpp

flush(stderr()); flush(stdout())

### Name: colMultiply_cpp
### Title: Apply * by column
### Aliases: colMultiply_cpp

### ** Examples

x <- matrix(1,6,5)
sweep(x, MARGIN = 1, FUN = "*", STATS = 1:6)
colMultiply_cpp(x, 1:6 )



cleanEx()
nameEx("colScale_cpp")
### * colScale_cpp

flush(stderr()); flush(stdout())

### Name: colScale_cpp
### Title: Apply / by column
### Aliases: colScale_cpp

### ** Examples

x <- matrix(1,6,5)
sweep(x, MARGIN = 1, FUN = "/", STATS = 1:6)
colScale_cpp(x, 1:6 )



cleanEx()
nameEx("colSumsCrossprod")
### * colSumsCrossprod

flush(stderr()); flush(stdout())

### Name: colSumsCrossprod
### Title: Apply crossprod and colSums
### Aliases: colSumsCrossprod

### ** Examples

x <- matrix(1:8,ncol=2)
y <- matrix(1:16,ncol=8)
colSumsCrossprod(x,y,0)

x <- matrix(1:8,ncol=2)
y <- matrix(1:16,ncol=2)
colSumsCrossprod(x,y,1)



cleanEx()
nameEx("confint.ate")
### * confint.ate

flush(stderr()); flush(stdout())

### Name: confint.ate
### Title: Confidence Intervals and Confidence Bands for the Predicted
###   Absolute Risk (Cumulative Incidence Function)
### Aliases: confint.ate

### ** Examples

library(survival)
library(data.table)

## ## generate data ####
set.seed(10)
d <- sampleData(70,outcome="survival")
d[, X1 := paste0("T",rbinom(.N, size = 2, prob = c(0.51)))]
## table(d$X1)

#### stratified Cox model ####
fit <- coxph(Surv(time,event)~X1 + strata(X2) + X6,
             data=d, ties="breslow", x = TRUE, y = TRUE)

#### average treatment effect ####
fit.ate <- ate(fit, treatment = "X1", times = 1:3, data = d,
               se = TRUE, iid = TRUE, band = TRUE)
summary(fit.ate)
dt.ate <- as.data.table(fit.ate)

## manual calculation of se
dd <- copy(d)
dd$X1 <- rep(factor("T0", levels = paste0("T",0:2)), NROW(dd))
out <- predictCox(fit, newdata = dd, se = TRUE, times = 1:3, average.iid = TRUE)
term1 <- -out$survival.average.iid
term2 <- sweep(1-out$survival, MARGIN = 2, FUN = "-", STATS = colMeans(1-out$survival))
sqrt(colSums((term1 + term2/NROW(d))^2)) 
## fit.ate$meanRisk[treatment=="T0",se]

## note
out2 <- predictCox(fit, newdata = dd, se = TRUE, times = 1:3, iid = TRUE)
mean(out2$survival.iid[1,1,])
out$survival.average.iid[1,1]

## check confidence intervals (no transformation)
dt.ate[,.(lower = pmax(0,estimate + qnorm(0.025) * se),
          lower2 = lower,
          upper = estimate + qnorm(0.975) * se,
          upper2 = upper)]

## add confidence intervals computed on the log-log scale
## and backtransformed
outCI <- confint(fit.ate,
                 meanRisk.transform = "loglog", diffRisk.transform = "atanh",
                 ratioRisk.transform = "log")
summary(outCI, type = "risk", short = TRUE)

dt.ate[type == "meanRisk", newse := se/(estimate*log(estimate))]
dt.ate[type == "meanRisk", .(lower = exp(-exp(log(-log(estimate)) - 1.96 * newse)),
                        upper = exp(-exp(log(-log(estimate)) + 1.96 * newse)))]



cleanEx()
nameEx("confint.predictCSC")
### * confint.predictCSC

flush(stderr()); flush(stdout())

### Name: confint.predictCSC
### Title: Confidence Intervals and Confidence Bands for the Predicted
###   Absolute Risk (Cumulative Incidence Function)
### Aliases: confint.predictCSC

### ** Examples

library(survival)
library(prodlim)
#### generate data ####
set.seed(10)
d <- sampleData(100) 

#### estimate a stratified CSC model ###
fit <- CSC(Hist(time,event)~ X1 + strata(X2) + X6, data=d)

#### compute individual specific risks
fit.pred <- predict(fit, newdata=d[1:3], times=c(3,8), cause = 1,
                    se = TRUE, iid = TRUE, band = TRUE)
fit.pred

## check confidence intervals
newse <- fit.pred$absRisk.se/(-fit.pred$absRisk*log(fit.pred$absRisk))
cbind(lower = as.double(exp(-exp(log(-log(fit.pred$absRisk)) + 1.96 * newse))),
      upper = as.double(exp(-exp(log(-log(fit.pred$absRisk)) - 1.96 * newse)))
)

#### compute confidence intervals without transformation
confint(fit.pred, absRisk.transform = "none")
cbind(lower = as.double(fit.pred$absRisk - 1.96 * fit.pred$absRisk.se),
      upper = as.double(fit.pred$absRisk + 1.96 * fit.pred$absRisk.se)
)





cleanEx()
nameEx("confint.predictCox")
### * confint.predictCox

flush(stderr()); flush(stdout())

### Name: confint.predictCox
### Title: Confidence Intervals and Confidence Bands for the predicted
###   Survival/Cumulative Hazard
### Aliases: confint.predictCox

### ** Examples

library(survival)

#### generate data ####
set.seed(10)
d <- sampleData(40,outcome="survival") 

#### estimate a stratified Cox model ####
fit <- coxph(Surv(time,event)~X1 + strata(X2) + X6,
             data=d, ties="breslow", x = TRUE, y = TRUE)

#### compute individual specific survival probabilities  
fit.pred <- predictCox(fit, newdata=d[1:3], times=c(3,8), type = "survival",
                       se = TRUE, iid = TRUE, band = TRUE)
fit.pred

## check standard error
sqrt(rowSums(fit.pred$survival.iid[,,1]^2)) ## se for individual 1

## check confidence interval
newse <- fit.pred$survival.se/(-fit.pred$survival*log(fit.pred$survival))
cbind(lower = as.double(exp(-exp(log(-log(fit.pred$survival)) + 1.96 * newse))),
      upper = as.double(exp(-exp(log(-log(fit.pred$survival)) - 1.96 * newse)))
)

#### compute confidence intervals without transformation
confint(fit.pred, survival.transform = "none")
cbind(lower = as.double(fit.pred$survival - 1.96 * fit.pred$survival.se),
      upper = as.double(fit.pred$survival + 1.96 * fit.pred$survival.se)
)




cleanEx()
nameEx("getSplitMethod")
### * getSplitMethod

flush(stderr()); flush(stdout())

### Name: getSplitMethod
### Title: Input for data splitting algorithms
### Aliases: getSplitMethod

### ** Examples

# 3-fold crossvalidation
getSplitMethod("cv3",B=4,N=37)

# bootstrap with replacement
getSplitMethod("loob",B=4,N=37)

# bootstrap without replacement
getSplitMethod("loob",B=4,N=37,M=20)




cleanEx()
nameEx("iidCox")
### * iidCox

flush(stderr()); flush(stdout())

### Name: iidCox
### Title: Extract iid decomposition from a Cox model
### Aliases: iidCox iidCox.coxph iidCox.cph iidCox.phreg
###   iidCox.CauseSpecificCox

### ** Examples

library(survival)
library(data.table)
library(prodlim)
set.seed(10)
d <- sampleData(100, outcome = "survival")[,.(eventtime,event,X1,X6)]
setkey(d, eventtime)

m.cox <- coxph(Surv(eventtime, event) ~ X1+X6, data = d, y = TRUE, x = TRUE)
system.time(IF.cox <- iidCox(m.cox))

IF.cox.all <- iidCox(m.cox, tau.hazard = sort(unique(c(7,d$eventtime))))
IF.cox.beta <- iidCox(m.cox, baseline.iid = FALSE)




cleanEx()
nameEx("influenceTest")
### * influenceTest

flush(stderr()); flush(stdout())

### Name: influenceTest
### Title: Influence test [Experimental!!]
### Aliases: influenceTest influenceTest.list influenceTest.default

### ** Examples

library(lava)
library(survival)
library(prodlim)
library(data.table)
n <- 100

#### Under H1
set.seed(1)
newdata <- data.frame(X1=0:1)

## simulate non proportional hazard using lava
m <- lvm()
regression(m) <- y ~ 1
regression(m) <- s ~ exp(-2*X1)
distribution(m,~X1) <- binomial.lvm()
distribution(m,~cens) <- coxWeibull.lvm(scale=1)
distribution(m,~y) <- coxWeibull.lvm(scale=1,shape=~s)
eventTime(m) <- eventtime ~ min(y=1,cens=0)
d <- as.data.table(sim(m,n))
setkey(d, eventtime)

## fit cox models
m.cox <- coxph(Surv(eventtime, status) ~ X1, 
               data = d, y = TRUE, x = TRUE)

mStrata.cox <- coxph(Surv(eventtime, status) ~ strata(X1), 
                     data = d, y = TRUE, x = TRUE)

## compare models
# one time point
outIF <- influenceTest(list(m.cox, mStrata.cox), 
              type = "survival", newdata = newdata, times = 0.5)
confint(outIF)
                                 
# several timepoints
outIF <- influenceTest(list(m.cox, mStrata.cox), 
              type = "survival", newdata = newdata, times = c(0.5,1,1.5))
confint(outIF)

#### Under H0 (Cox) ####
set.seed(1)
## simulate proportional hazard using lava
m <- lvm()
regression(m) <- y ~ 1
distribution(m,~X1) <- binomial.lvm()
distribution(m,~cens) <- coxWeibull.lvm()
distribution(m,~y) <- coxWeibull.lvm()
eventTime(m) <- eventtime ~ min(y=1,cens=0)
d <- as.data.table(sim(m,n))
setkey(d, eventtime)

## fit cox models
Utime <- sort(unique(d$eventtime))
m.cox <- coxph(Surv(eventtime, status) ~ X1, 
               data = d, y = TRUE, x = TRUE)

mStrata.cox <- coxph(Surv(eventtime, status) ~ strata(X1), 
                     data = d, y = TRUE, x = TRUE)

p.cox <- predictCox(m.cox, newdata = newdata, time = Utime, type = "survival")
p.coxStrata <- predictCox(mStrata.cox, newdata = newdata, time = Utime, type = "survival")

## display
library(ggplot2)
autoplot(p.cox)
autoplot(p.coxStrata)
 
## compare models
outIF <- influenceTest(list(m.cox, mStrata.cox), 
                       type = "survival", newdata = newdata, times = Utime[1:6])
confint(outIF)

#### Under H0 (CSC) ####
set.seed(1)
ff <- ~ f(X1,2) + f(X2,-0.033)
ff <- update(ff, ~ .+ f(X3,0) + f(X4,0) + f(X5,0))
ff <- update(ff, ~ .+ f(X6,0) + f(X7,0) + f(X8,0) + f(X9,0))
d <- sampleData(n, outcome = "competing.risk", formula = ff)
d[,X1:=as.numeric(as.character(X1))]
d[,X2:=as.numeric(as.character(X2))]
d[,X3:=as.numeric(as.character(X3))]
d[,X4:=as.numeric(as.character(X4))]
d[,X5:=as.numeric(as.character(X5))]
setkey(d, time)

Utime <- sort(unique(d$time))

## fit cox models
m.CSC <- CSC(Hist(time, event) ~ X1 + X2, data = d)
mStrata.CSC <- CSC(Hist(time, event) ~ strata(X1) + X2 + X3, data = d)

## compare models
outIF <- influenceTest(list(m.CSC, mStrata.CSC), 
             cause = 1, newdata = unique(d[,.(X1,X2,X3)]), times = Utime[1:5])
confint(outIF)



cleanEx()
nameEx("ipcw")
### * ipcw

flush(stderr()); flush(stdout())

### Name: ipcw
### Title: Estimation of censoring probabilities
### Aliases: ipcw ipcw.none ipcw.marginal ipcw.nonpar ipcw.cox ipcw.aalen
### Keywords: survival

### ** Examples


library(prodlim)
library(rms)
dat=SimSurv(30)

dat <- dat[order(dat$time),]

# using the marginal Kaplan-Meier for the censoring times

WKM=ipcw(Hist(time,status)~X2,
  data=dat,
  method="marginal",
  times=sort(unique(dat$time)),
  subject.times=dat$time,keep=c("fit"))
plot(WKM$fit)
WKM$fit

# using the Cox model for the censoring times given X2
library(survival)
WCox=ipcw(Hist(time=time,event=status)~X2,
  data=dat,
  method="cox",
  times=sort(unique(dat$time)),
  subject.times=dat$time,keep=c("fit"))
WCox$fit

plot(WKM$fit)
lines(sort(unique(dat$time)),
      1-WCox$IPCW.times[1,],
      type="l",
      col=2,
      lty=3,
      lwd=3)
lines(sort(unique(dat$time)),
      1-WCox$IPCW.times[5,],
      type="l",
      col=3,
      lty=3,
      lwd=3)

# using the stratified Kaplan-Meier
# for the censoring times given X2

WKM2=ipcw(Hist(time,status)~X2,
  data=dat,
  method="nonpar",
  times=sort(unique(dat$time)),
  subject.times=dat$time,keep=c("fit"))
plot(WKM2$fit,add=FALSE)





cleanEx()
nameEx("penalizedS3")
### * penalizedS3

flush(stderr()); flush(stdout())

### Name: penalizedS3
### Title: S3-wrapper for S4 function penalized
### Aliases: penalizedS3

### ** Examples

library(prodlim)
## Not run: 
##D ## too slow
##D if (requireNamespace("penalized",quietly=TRUE)){
##D library(penalized)
##D set.seed(8)
##D d <- sampleData(200,outcome="binary")
##D newd <- sampleData(80,outcome="binary")
##D fitridge <- penalizedS3(Y~X1+X2+pen(7:8), data=d, type="ridge",
##D                 standardize=TRUE, model="logistic",trace=FALSE)
##D fitlasso <- penalizedS3(Y~X1+X2+pen(7:8), data=d, type="lasso",
##D                 standardize=TRUE, model="logistic",trace=FALSE)
##D # fitnet <- penalizedS3(Y~X1+X2+pen(7:8), data=d, type="elastic.net",
##D # standardize=TRUE, model="logistic",trace=FALSE)
##D predictRisk(fitridge,newdata=newd)
##D predictRisk(fitlasso,newdata=newd)
##D # predictRisk(fitnet,newdata=newd)
##D Score(list(fitridge),data=newd,formula=Y~1)
##D Score(list(fitridge),data=newd,formula=Y~1,split.method="bootcv",B=2)
##D data(nki70) ## S4 fit
##D fitS4 <- penalized(Surv(time, event), penalized = nki70[,8:77],
##D                  unpenalized = ~ER+Age+Diam+N+Grade, data = nki70,
##D                  lambda1 = 1)
##D fitS3 <- penalizedS3(Surv(time,event)~ER+Age+Diam+pen(8:77)+N+Grade,
##D                      data=nki70, lambda1=1)
##D ## or
##D penS3 <- penalizedS3(Surv(time,event)~ER+pen(TSPYL5,Contig63649_RC)+pen(10:77)+N+Grade,
##D                      data=nki70, lambda1=1)
##D ## also this works
##D penS3 <- penalizedS3(Surv(time,event)~ER+Age+pen(8:33)+Diam+pen(34:77)+N+Grade,
##D                     data=nki70, lambda1=1)
##D }
## End(Not run)



cleanEx()
nameEx("plot.riskRegression")
### * plot.riskRegression

flush(stderr()); flush(stdout())

### Name: plot.riskRegression
### Title: Plotting predicted risk
### Aliases: plot.riskRegression
### Keywords: survival

### ** Examples


library(survival)
library(prodlim)
data(Melanoma)
fit.arr <- ARR(Hist(time,status)~invasion+age+strata(sex),data=Melanoma,cause=1)
plot(fit.arr,xlim=c(500,3000))





cleanEx()
nameEx("plotAUC")
### * plotAUC

flush(stderr()); flush(stdout())

### Name: plotAUC
### Title: Plot of time-dependent AUC curves
### Aliases: plotAUC

### ** Examples

library(survival)
library(prodlim)
d=sampleData(100,outcome="survival")
nd=sampleData(100,outcome="survival")
f1=coxph(Surv(time,event)~X1+X6+X8,data=d,x=TRUE,y=TRUE)
f2=coxph(Surv(time,event)~X2+X5+X9,data=d,x=TRUE,y=TRUE)
xx=Score(list("X1+X6+X8"=f1,"X2+X5+X9"=f2), formula=Surv(time,event)~1,
data=nd, metrics="auc", null.model=FALSE, times=seq(3:10))
aucgraph <- plotAUC(xx)
plotAUC(xx,conf.int=TRUE)
## difference between 
plotAUC(xx,which="contrasts",conf.int=TRUE)





cleanEx()
nameEx("plotBrier")
### * plotBrier

flush(stderr()); flush(stdout())

### Name: plotBrier
### Title: Plot Brier curve
### Aliases: plotBrier

### ** Examples

# survival
library(survival)
library(prodlim)
ds1=sampleData(40,outcome="survival")
ds2=sampleData(40,outcome="survival")
f1 <- coxph(Surv(time,event)~X1+X3+X5+X7+X9,data=ds1,x=TRUE)
f2 <- coxph(Surv(time,event)~X2+X4+X6+X8+X10,data=ds1,x=TRUE)
xscore <- Score(list(f1,f2),formula=Hist(time,event)~1,data=ds2,times=0:12,metrics="brier")
plotBrier(xscore)



cleanEx()
nameEx("plotCalibration")
### * plotCalibration

flush(stderr()); flush(stdout())

### Name: plotCalibration
### Title: Plot Calibration curve
### Aliases: plotCalibration

### ** Examples

library(prodlim)
# binary 
db=sampleData(100,outcome="binary")
fb1=glm(Y~X1+X5+X7,data=db,family="binomial")
fb2=glm(Y~X1+X3+X6+X7,data=db,family="binomial")
xb=Score(list(model1=fb1,model2=fb2),Y~1,data=db,
          plots="cal")
plotCalibration(xb,brier.in.legend=TRUE)
plotCalibration(xb,bars=TRUE,model="model1")
plotCalibration(xb,models=1,bars=TRUE,names.cex=1.3)

# survival
library(survival)
library(prodlim)
dslearn=sampleData(56,outcome="survival")
dstest=sampleData(100,outcome="survival")
fs1=coxph(Surv(time,event)~X1+X5+X7,data=dslearn,x=1)
fs2=coxph(Surv(time,event)~strata(X1)+X3+X6+X7,data=dslearn,x=1)
xs=Score(list(Cox1=fs1,Cox2=fs2),Surv(time,event)~1,data=dstest,
          plots="cal",metrics=NULL)
plotCalibration(xs)
plotCalibration(xs,cens.method="local",pseudo=1)
plotCalibration(xs,method="quantile")


# competing risks

## Not run: 
##D data(Melanoma)
##D f1 <- CSC(Hist(time,status)~age+sex+epicel+ulcer,data=Melanoma)
##D f2 <- CSC(Hist(time,status)~age+sex+logthick+epicel+ulcer,data=Melanoma)
##D x <- Score(list(model1=f1,model2=f2),Hist(time,status)~1,data=Melanoma,
##D            cause= 2,times=5*365.25,plots="cal")
##D plotCalibration(x)
## End(Not run)




cleanEx()
nameEx("plotEffects")
### * plotEffects

flush(stderr()); flush(stdout())

### Name: plotEffects
### Title: Plotting time-varying effects from a risk regression model.
### Aliases: plotEffects
### Keywords: survival

### ** Examples


library(survival)
library(prodlim)
data(Melanoma)

fit.tarr <- ARR(Hist(time,status)~strata(sex),
                data=Melanoma,
                cause=1)
plotEffects(fit.tarr)

fit.tarr <- ARR(Hist(time,status)~strata(sex)+strata(invasion),
                data=Melanoma,
                cause=1,
                times=seq(800,3000,20))
plotEffects(fit.tarr,formula=~sex)
plotEffects(fit.tarr,formula=~invasion)
plotEffects(fit.tarr,
            formula=~invasion,
            level="invasionlevel.1")

## legend arguments are transcluded:
plotEffects(fit.tarr,
            formula=~invasion,
            legend.bty="b",
            legend.cex=1)

## and other smart arguments too:
plotEffects(fit.tarr,
	    formula=~invasion,
	    legend.bty="b",
axis2.las=2,
	    legend.cex=1)





cleanEx()
nameEx("plotPredictRisk")
### * plotPredictRisk

flush(stderr()); flush(stdout())

### Name: plotPredictRisk
### Title: Plotting predicted risks curves.
### Aliases: plotPredictRisk
### Keywords: survival

### ** Examples

library(survival)
# generate survival data
# no effect
set.seed(8)
d <- sampleData(80,outcome="survival",formula = ~f(X6, 0) + f(X7, 0))
d[,table(event)]
f <- coxph(Surv(time,event)~X6+X7,data=d,x=1)
plotPredictRisk(f)

# large effect
set.seed(8)
d <- sampleData(80,outcome="survival",formula = ~f(X6, 0.1) + f(X7, -0.1))
d[,table(event)]
f <- coxph(Surv(time,event)~X6+X7,data=d,x=1)
plotPredictRisk(f)

# generate competing risk data
# small effect
set.seed(8)
d <- sampleData(40,formula = ~f(X6, 0.01) + f(X7, -0.01))
d[,table(event)]
f <- CSC(Hist(time,event)~X5+X6,data=d)
plotPredictRisk(f)

# large effect
set.seed(8)
d <- sampleData(40,formula = ~f(X6, 0.1) + f(X7, -0.1))
d[,table(event)]
f <- CSC(Hist(time,event)~X5+X6,data=d)
plotPredictRisk(f)



cleanEx()
nameEx("plotROC")
### * plotROC

flush(stderr()); flush(stdout())

### Name: plotROC
### Title: Plot ROC curves
### Aliases: plotROC

### ** Examples

## binary
set.seed(18)
if (requireNamespace("randomForest",quietly=TRUE)){
library(randomForest)
library(prodlim)
bdl <- sampleData(40,outcome="binary")
bdt <- sampleData(58,outcome="binary")
bdl[,y:=factor(Y)]
bdt[,y:=factor(Y)]
fb1 <- glm(y~X1+X2+X3+X4+X5+X6+X7+X8+X9+X10,data=bdl,family="binomial")
fb2 <- randomForest(y~X1+X2+X3+X4+X5+X6+X7+X8+X9+X10,data=bdl)
xb <- Score(list("glm"=fb1,"rf"=fb2),y~1,data=bdt,
            plots="roc",metrics=c("auc","brier"))
plotROC(xb,brier.in.legend=1L)

# with cross-validation
## Not run: 
##D xb3 <- Score(list("glm"=fb1,"rf"=fb2),y~1,data=bdl,
##D             plots="roc",B=3,split.method="bootcv",
##D             metrics=c("auc"))
## End(Not run)
}
## survival
set.seed(18)
library(survival)
sdl <- sampleData(40,outcome="survival")
sdt <- sampleData(58,outcome="survival")
fs1 <- coxph(Surv(time,event)~X3+X5+X6+X7+X8+X10,data=sdl,x=TRUE)
fs2 <- coxph(Surv(time,event)~X1+X2+X9,data=sdl,x=TRUE)
xs <- Score(list(model1=fs1,model2=fs2),Hist(time,event)~1,data=sdt,
            times=5,plots="roc",metrics="auc")
plotROC(xs)
## competing risks
data(Melanoma)
f1 <- CSC(Hist(time,status)~age+sex+epicel+ulcer,data=Melanoma)
f2 <- CSC(Hist(time,status)~age+sex+logthick+epicel+ulcer,data=Melanoma)
x <- Score(list(model1=f1,model2=f2),Hist(time,status)~1,data=Melanoma,
            cause=1,times=5*365.25,plots="roc",metrics="auc")
plotROC(x)



cleanEx()
nameEx("plotRisk")
### * plotRisk

flush(stderr()); flush(stdout())

### Name: plotRisk
### Title: plot predicted risks
### Aliases: plotRisk

### ** Examples

library(prodlim)
## uncensored
learndat = sampleData(40,outcome="binary")
testdat = sampleData(40,outcome="binary")
lr1 = glm(Y~X1+X2+X7+X9,data=learndat,family="binomial")
lr2 = glm(Y~X3+X5+X6,data=learndat,family="binomial")
xb=Score(list("LR(X1+X2+X7+X9)"=lr1,"LR(X3+X5+X6)"=lr2),formula=Y~1,
         data=testdat,summary="risks",null.model=0L)
plotRisk(xb)
## survival
library(survival)
learndat = sampleData(40,outcome="survival")
testdat = sampleData(40,outcome="survival")
cox1 = coxph(Surv(time,event)~X1+X2+X7+X9,data=learndat,x=TRUE)
cox2 = coxph(Surv(time,event)~X3+X5+X6,data=learndat,x=TRUE)
xs=Score(list("Cox(X1+X2+X7+X9)"=cox1,"Cox(X3+X5+X6)"=cox2),formula=Surv(time,event)~1,
         data=testdat,summary="risks",null.model=0L,times=c(3,5,6))
plotRisk(xs,times=5)
## competing risk
## Not run: 
##D library(prodlim)
##D library(survival)
##D set.seed(8)
##D learndat = sampleData(80,outcome="competing.risk")
##D testdat = sampleData(140,outcome="competing.risk")
##D m1 = FGR(Hist(time,event)~X2+X7+X9,data=learndat,cause=1)
##D m2 = CSC(Hist(time,event)~X2+X7+X9,data=learndat,cause=1)
##D xcr=Score(list("FGR"=m1,"CSC"=m2),formula=Hist(time,event)~1,
##D          data=testdat,summary="risks",null.model=0L,times=c(3,5))
##D plotRisk(xcr,times=1)
## End(Not run)



cleanEx()
nameEx("predict.CauseSpecificCox")
### * predict.CauseSpecificCox

flush(stderr()); flush(stdout())

### Name: predict.CauseSpecificCox
### Title: Predicting Absolute Risk from Cause-Specific Cox Models
### Aliases: predict.CauseSpecificCox predictBig.CauseSpecificCox

### ** Examples

library(survival)
library(prodlim)
#### generate data ####
set.seed(5)
d <- sampleData(80,outcome="comp") ## training dataset
nd <- sampleData(4,outcome="comp") ## validation dataset
d$time <- round(d$time,1) ## create tied events
ttt <- sort(sample(x = unique(d$time), size = 10))

## estimate a CSC model based on the coxph function
CSC.fit <- CSC(Hist(time,event)~ X3+X8, data=d, method = "breslow")

## compute the absolute risk of cause 1, in the validation dataset
## at time 1:10
CSC.risk <-  predict(CSC.fit, newdata=nd, times=1:10, cause=1)
CSC.risk

## compute absolute risks with CI for cause 2
## (without displaying the value of the covariates)
predict(CSC.fit,newdata=nd,times=1:10,cause=2,se=TRUE,
        keep.newdata = FALSE)

## other example
library(survival)
CSC.fit.s <- CSC(list(Hist(time,event)~ strata(X1)+X2+X9,
 Hist(time,event)~ X2+strata(X4)+X8+X7),data=d, method = "breslow")
predict(CSC.fit.s,cause=1,times=ttt,se=1L) ## note: absRisk>1 due to small number of observations

## using the cph function instead of coxph
CSC.cph <- CSC(Hist(time,event)~ X1+X2,data=d, method = "breslow", fitter = "cph")#'
predict(CSC.cph, newdata = d, cause = 2, times = ttt)

## landmark analysis
T0 <- 1
predCSC.afterT0 <- predict(CSC.fit, newdata = d, cause = 2, times = ttt[ttt>T0], landmark = T0)
predCSC.afterT0



cleanEx()
nameEx("predict.FGR")
### * predict.FGR

flush(stderr()); flush(stdout())

### Name: predict.FGR
### Title: Predict subject specific risks (cumulative incidence) based on
###   Fine-Gray regression model
### Aliases: predict.FGR

### ** Examples

library(prodlim)
library(survival)
set.seed(10)
d <- sampleData(101, outcome = "competing.risk")
tFun<-function(t) {t}
fgr<-FGR(Hist(time, event)~X1+strata(X2)+X6+cov2(X7, tf=tFun),
         data=d, cause=1)
predictRisk(fgr,times=5,newdata=d[1:10])



cleanEx()
nameEx("predict.riskRegression")
### * predict.riskRegression

flush(stderr()); flush(stdout())

### Name: predict.riskRegression
### Title: Predict individual risk.
### Aliases: predict.riskRegression
### Keywords: survival

### ** Examples


data(Melanoma)
library(prodlim)
library(survival)

fit.tarr <- ARR(Hist(time,status)~age+invasion+strata(sex),data=Melanoma,cause=1)
predict(fit.tarr,newdata=data.frame(age=48,
                     invasion=factor("level.1",
                         levels=levels(Melanoma$invasion)),
                     sex=factor("Female",levels=levels(Melanoma$sex))))
predict(fit.tarr,newdata=data.frame(age=48,
                     invasion=factor("level.1",
                         levels=levels(Melanoma$invasion)),
                     sex=factor("Male",levels=levels(Melanoma$sex))))
predict(fit.tarr,newdata=data.frame(age=c(48,58,68),
                     invasion=factor("level.1",
                         levels=levels(Melanoma$invasion)),
                     sex=factor("Male",levels=levels(Melanoma$sex))))
predict(fit.tarr,newdata=Melanoma[1:4,])




cleanEx()
nameEx("predictCox")
### * predictCox

flush(stderr()); flush(stdout())

### Name: predictCox
### Title: Fast computation of survival probabilities, hazards and
###   cumulative hazards from Cox regression models
### Aliases: predictCox

### ** Examples


library(survival)
library(data.table)

#### generate data ####
set.seed(10)
d <- sampleData(40,outcome="survival") ## training dataset
nd <- sampleData(4,outcome="survival") ## validation dataset
d$time <- round(d$time,1) ## create tied events
# table(duplicated(d$time))

#### stratified Cox model ####
fit <- coxph(Surv(time,event)~X1 + strata(X2) + X6,
             data=d, ties="breslow", x = TRUE, y = TRUE)

## compute the baseline cumulative hazard
fit.haz <- predictCox(fit)
cbind(survival::basehaz(fit), fit.haz$cumhazard)

## compute individual specific cumulative hazard and survival probabilities 
fit.pred <- predictCox(fit, newdata=nd, times=c(3,8), se = TRUE, band = TRUE)
fit.pred

####  other examples ####
# one strata variable
fitS <- coxph(Surv(time,event)~strata(X1)+X2,
              data=d, ties="breslow", x = TRUE, y = TRUE)

predictCox(fitS)
predictCox(fitS, newdata=nd, times = 1)

# two strata variables
set.seed(1)
d$U=sample(letters[1:5],replace=TRUE,size=NROW(d))
d$V=sample(letters[4:10],replace=TRUE,size=NROW(d))
nd$U=sample(letters[1:5],replace=TRUE,size=NROW(nd))
nd$V=sample(letters[4:10],replace=TRUE,size=NROW(nd))
fit2S <- coxph(Surv(time,event)~X1+strata(U)+strata(V)+X2,
              data=d, ties="breslow", x = TRUE, y = TRUE)

cbind(survival::basehaz(fit2S),predictCox(fit2S,type="cumhazard")$cumhazard)
predictCox(fit2S)
predictCox(fitS, newdata=nd, times = 3)

# left truncation
test2 <- list(start=c(1,2,5,2,1,7,3,4,8,8), 
              stop=c(2,3,6,7,8,9,9,9,14,17), 
              event=c(1,1,1,1,1,1,1,0,0,0), 
              x=c(1,0,0,1,0,1,1,1,0,0)) 
m.cph <- coxph(Surv(start, stop, event) ~ 1, test2, x = TRUE)
as.data.table(predictCox(m.cph))

basehaz(m.cph)



cleanEx()
nameEx("predictCoxPL")
### * predictCoxPL

flush(stderr()); flush(stdout())

### Name: predictCoxPL
### Title: Computation of survival probabilities from Cox regression models
###   using the product limit estimator.
### Aliases: predictCoxPL

### ** Examples

library(survival)

#### generate data ####
set.seed(10)
d <- sampleData(40,outcome="survival")
nd <- sampleData(4,outcome="survival")
d$time <- round(d$time,1)

#### Cox model ####
fit <- coxph(Surv(time,event)~ X1 + X2 + X6,
             data=d, ties="breslow", x = TRUE, y = TRUE)

## exponential approximation
predictCox(fit, newdata = d, times = 1:5)

## product limit
predictCoxPL(fit, newdata = d, times = 1:5)

#### stratified Cox model ####
fitS <- coxph(Surv(time,event)~ X1 + strata(X2) + X6,
             data=d, ties="breslow", x = TRUE, y = TRUE)

## exponential approximation
predictCox(fitS, newdata = d, times = 1:5)

## product limit
predictCoxPL(fitS, newdata = d, times = 1:5)

#### fully stratified Cox model ####
fitS <- coxph(Surv(time,event)~ 1,
             data=d, ties="breslow", x = TRUE, y = TRUE)

## product limit
GS <- survfit(Surv(time,event)~1, data = d)
range(predictCoxPL(fitS)$survival - GS$surv)

fitS <- coxph(Surv(time,event)~ strata(X2),
             data=d, ties="breslow", x = TRUE, y = TRUE)

## product limit
GS <- survfit(Surv(time,event)~X2, data = d)
range(predictCoxPL(fitS)$survival - GS$surv)




cleanEx()
nameEx("predictRisk")
### * predictRisk

flush(stderr()); flush(stdout())

### Name: predictRisk
### Title: Extrating predicting risks from regression models
### Aliases: predictRisk predictRisk.CauseSpecificCox
###   predictRisk.riskRegression predictRisk.FGR predictRisk.prodlim
###   predictRisk.rfsrc predictRisk.aalen predictRisk.ARR
###   predictRisk.cox.aalen predictRisk.coxph predictRisk.cph
###   predictRisk.default predictRisk.matrix predictRisk.pecCtree
###   predictRisk.pecCforest predictRisk.psm predictRisk.selectCox
###   predictRisk.survfit predictRisk.randomForest predictRisk.lrm
###   predictRisk.glm predictRisk.rpart predictRisk.gbm
###   predictRisk.flexsurvreg predictRisk.double predictRisk.integer
###   predictRisk.factor predictRisk.numeric predictRisk.formula
###   predictRisk.BinaryTree predictRisk.coxphTD predictRisk.CSCTD
###   predictRisk.coxph.penal predictRisk.ranger predictRisk.penfitS3
###   predictRisk.SuperPredictor predictRisk.singleEventCB predictRisk.wglm
### Keywords: survival

### ** Examples

## binary outcome
library(rms)
set.seed(7)
d <- sampleData(80,outcome="binary")
nd <- sampleData(80,outcome="binary")
fit <- lrm(Y~X1+X8,data=d)
predictRisk(fit,newdata=nd)
## Not run: 
##D library(SuperLearner)
##D set.seed(1)
##D sl = SuperLearner(Y = d$Y, X = d[,-1], family = binomial(),
##D       SL.library = c("SL.mean", "SL.glmnet", "SL.randomForest"))
## End(Not run)

## survival outcome
# generate survival data
library(prodlim)
set.seed(100)
d <- sampleData(100,outcome="survival")
d[,X1:=as.numeric(as.character(X1))]
d[,X2:=as.numeric(as.character(X2))]
# then fit a Cox model
library(rms)
cphmodel <- cph(Surv(time,event)~X1+X2,data=d,surv=TRUE,x=TRUE,y=TRUE)
# or via survival
library(survival)
coxphmodel <- coxph(Surv(time,event)~X1+X2,data=d,x=TRUE,y=TRUE)

# Extract predicted survival probabilities 
# at selected time-points:
ttt <- quantile(d$time)
# for selected predictor values:
ndat <- data.frame(X1=c(0.25,0.25,-0.05,0.05),X2=c(0,1,0,1))
# as follows
predictRisk(cphmodel,newdata=ndat,times=ttt)
predictRisk(coxphmodel,newdata=ndat,times=ttt)

# stratified cox model
sfit <- coxph(Surv(time,event)~strata(X1)+X2,data=d,x=TRUE,y=TRUE)
predictRisk(sfit,newdata=d[1:3,],times=c(1,3,5,10))

## simulate learning and validation data
learndat <- sampleData(100,outcome="survival")
valdat <- sampleData(100,outcome="survival")
## use the learning data to fit a Cox model
library(survival)
fitCox <- coxph(Surv(time,event)~X1+X2,data=learndat,x=TRUE,y=TRUE)
## suppose we want to predict the survival probabilities for all subjects
## in the validation data at the following time points:
## 0, 12, 24, 36, 48, 60
psurv <- predictRisk(fitCox,newdata=valdat,times=seq(0,60,12))
## This is a matrix with event probabilities (1-survival)
## one column for each of the 5 time points
## one row for each validation set individual

# Do the same for a randomSurvivalForest model
# library(randomForestSRC)
# rsfmodel <- rfsrc(Surv(time,event)~X1+X2,data=learndat)
# prsfsurv=predictRisk(rsfmodel,newdata=valdat,times=seq(0,60,12))
# plot(psurv,prsfsurv)

## Cox with ridge option
f1 <- coxph(Surv(time,event)~X1+X2,data=learndat,x=TRUE,y=TRUE)
f2 <- coxph(Surv(time,event)~ridge(X1)+ridge(X2),data=learndat,x=TRUE,y=TRUE)
## Not run: 
##D plot(predictRisk(f1,newdata=valdat,times=10),
##D      riskRegression:::predictRisk.coxph(f2,newdata=valdat,times=10),
##D      xlim=c(0,1),
##D      ylim=c(0,1),
##D      xlab="Unpenalized predicted survival chance at 10",
##D      ylab="Ridge predicted survival chance at 10")
## End(Not run)

## competing risks

library(survival)
library(riskRegression)
library(prodlim)
train <- prodlim::SimCompRisk(100)
test <- prodlim::SimCompRisk(10)
cox.fit  <- CSC(Hist(time,cause)~X1+X2,data=train)
predictRisk(cox.fit,newdata=test,times=seq(1:10),cause=1)

## with strata
cox.fit2  <- CSC(list(Hist(time,cause)~strata(X1)+X2,Hist(time,cause)~X1+X2),data=train)
predictRisk(cox.fit2,newdata=test,times=seq(1:10),cause=1)




cleanEx()
nameEx("riskLevelPlot")
### * riskLevelPlot

flush(stderr()); flush(stdout())

### Name: riskLevelPlot
### Title: Level plots for risk prediction models
### Aliases: riskLevelPlot

### ** Examples


# ---------- logistic regression --------------------
expit <- function(x){exp(x)/(1+exp(x))}
partyData <- function(N){
  Age <- runif(N,.5,15)
  Parasites <- rnorm(N,mean=3.5-0.03*Age)
  Fever <- factor(rbinom(N,1,expit(-3.5-.3*Age+.55*Parasites+0.15*Age*Parasites)))
  data.frame(Fever,Age,Parasites)
}
d <- partyData(100)
f <- glm(Fever~Age+Parasites,data=d,family="binomial")
riskLevelPlot(f,Fever~Age+Parasites,d)
if (requireNamespace("randomForest",quietly=TRUE)){
rf <- randomForest::randomForest(Fever~Age+Parasites,data=d)
riskLevelPlot(f,Fever~Age+Parasites,d)
riskLevelPlot(rf,Fever~Age+Parasites,d)
}

# ---------- survival analysis --------------------

# --simulate an artificial data frame
# with survival response and three predictors

library(survival)
library(prodlim)
set.seed(140515)
sdat <- sampleData(43,outcome="survival")
# -- fit a Cox regression model 
survForm = Surv(time,event) ~ X8 + X9
cox <- coxph(survForm, data = sdat,x=TRUE)

# --choose a time horizon for the predictions and plot the risks
timeHorizon <- floor(median(sdat$time))
riskLevelPlot(cox, survForm, data = sdat, horizon = timeHorizon)

# ---------- competing risks --------------------

# -- simulate an artificial data frame
# with competing cause response and three predictors
library(cmprsk)
library(riskRegression)
set.seed(140515)
crdat <- sampleData(49)

# -- fit a cause-specific Cox regression model
crForm <- Hist(time,event)~X8+X9
csCox  <- CSC(crForm, data=crdat)

# -- choose a time horizon and plot the risk for a given cause
timeHorizon <- floor(median(crdat$time))
riskLevelPlot(csCox, crForm, data = crdat, horizon = timeHorizon, cause = 1)




cleanEx()
nameEx("riskRegression")
### * riskRegression

flush(stderr()); flush(stdout())

### Name: riskRegression
### Title: Risk Regression Fits a regression model for the risk of an event
###   - allowing for competing risks.
### Aliases: riskRegression ARR LRR
### Keywords: survival

### ** Examples


library(prodlim)
data(Melanoma,package="riskRegression")
## tumor thickness on the log-scale
Melanoma$logthick <- log(Melanoma$thick)

# Single binary factor

## absolute risk regression
library(survival)
library(prodlim)
fit.arr <- ARR(Hist(time,status)~sex,data=Melanoma,cause=1)
print(fit.arr)
# show predicted cumulative incidences
plot(fit.arr,col=3:4,newdata=data.frame(sex=c("Female","Male")))

## compare with non-parametric Aalen-Johansen estimate
library(prodlim)
fit.aj <- prodlim(Hist(time,status)~sex,data=Melanoma)
plot(fit.aj,conf.int=FALSE)
plot(fit.arr,add=TRUE,col=3:4,newdata=data.frame(sex=c("Female","Male")))

## with time-dependent effect
fit.tarr <- ARR(Hist(time,status)~strata(sex),data=Melanoma,cause=1)
plot(fit.tarr,newdata=data.frame(sex=c("Female","Male")))

## logistic risk regression
fit.lrr <- LRR(Hist(time,status)~sex,data=Melanoma,cause=1)
summary(fit.lrr)


# Single continuous factor

## tumor thickness on the log-scale
Melanoma$logthick <- log(Melanoma$thick)

## absolute risk regression 
fit2.arr <- ARR(Hist(time,status)~logthick,data=Melanoma,cause=1)
print(fit2.arr)
# show predicted cumulative incidences
plot(fit2.arr,col=1:5,newdata=data.frame(logthick=quantile(Melanoma$logthick)))

## comparison with nearest neighbor non-parametric Aalen-Johansen estimate
library(prodlim)
fit2.aj <- prodlim(Hist(time,status)~logthick,data=Melanoma)
plot(fit2.aj,conf.int=FALSE,newdata=data.frame(logthick=quantile(Melanoma$logthick)))
plot(fit2.arr,add=TRUE,col=1:5,lty=3,newdata=data.frame(logthick=quantile(Melanoma$logthick)))

## logistic risk regression
fit2.lrr <- LRR(Hist(time,status)~logthick,data=Melanoma,cause=1)
summary(fit2.lrr)

## change model for censoring weights
library(rms)
fit2a.lrr <- LRR(Hist(time,status)~logthick,
                 data=Melanoma,
                 cause=1,
                 cens.model="cox",
                 cens.formula=~sex+epicel+ulcer+age+logthick)
summary(fit2a.lrr)

##  compare prediction performance
Score(list(ARR=fit2.arr,AJ=fit2.aj,LRR=fit2.lrr),formula=Hist(time,status)~1,data=Melanoma)


# multiple regression
library(riskRegression)
library(prodlim)
# absolute risk model
multi.arr <- ARR(Hist(time,status)~logthick+sex+age+ulcer,data=Melanoma,cause=1)

# stratified model allowing different baseline risk for the two gender
multi.arr <- ARR(Hist(time,status)~thick+strata(sex)+age+ulcer,data=Melanoma,cause=1)

# stratify by a continuous variable: strata(age)
multi.arr <- ARR(Hist(time,status)~tp(thick,power=0)+strata(age)+sex+ulcer,
                 data=Melanoma,
                 cause=1)

fit.arr2a <- ARR(Hist(time,status)~tp(thick,power=1),data=Melanoma,cause=1)
summary(fit.arr2a)
fit.arr2b <- ARR(Hist(time,status)~timevar(thick),data=Melanoma,cause=1)
summary(fit.arr2b)

## logistic risk model
fit.lrr <- LRR(Hist(time,status)~thick,data=Melanoma,cause=1)
summary(fit.lrr)





## nearest neighbor non-parametric Aalen-Johansen estimate
library(prodlim)
fit.aj <- prodlim(Hist(time,status)~thick,data=Melanoma)
plot(fit.aj,conf.int=FALSE)

# prediction performance
x <- Score(list(fit.arr2a,fit.arr2b,fit.lrr),
             data=Melanoma,
             formula=Hist(time,status)~1,
             cause=1,
             split.method="none")





cleanEx()
nameEx("riskRegression.options")
### * riskRegression.options

flush(stderr()); flush(stdout())

### Name: riskRegression.options
### Title: Global options for 'riskRegression'
### Aliases: riskRegression.options

### ** Examples

options <- riskRegression.options()

## add new method.predictRiskIID
riskRegression.options(method.predictRiskIID = c(options$method.predictRiskIID,"xx"))

riskRegression.options()



cleanEx()
nameEx("rowCenter_cpp")
### * rowCenter_cpp

flush(stderr()); flush(stdout())

### Name: rowCenter_cpp
### Title: Apply - by row
### Aliases: rowCenter_cpp

### ** Examples

x <- matrix(1,6,5)
sweep(x, MARGIN = 2, FUN = "-", STATS = 1:5)
rowCenter_cpp(x, 1:5 )

rowCenter_cpp(x, colMeans(x) )



cleanEx()
nameEx("rowCumProd")
### * rowCumProd

flush(stderr()); flush(stdout())

### Name: rowCumProd
### Title: Apply cumprod in each row
### Aliases: rowCumProd

### ** Examples

x <- matrix(1:8,ncol=2)
rowCumProd(x)



cleanEx()
nameEx("rowCumSum")
### * rowCumSum

flush(stderr()); flush(stdout())

### Name: rowCumSum
### Title: Apply cumsum in each row
### Aliases: rowCumSum

### ** Examples

x <- matrix(1:8,ncol=2)
rowCumSum(x)



cleanEx()
nameEx("rowMultiply_cpp")
### * rowMultiply_cpp

flush(stderr()); flush(stdout())

### Name: rowMultiply_cpp
### Title: Apply * by row
### Aliases: rowMultiply_cpp

### ** Examples

x <- matrix(1,6,5)
sweep(x, MARGIN = 2, FUN = "*", STATS = 1:5)
rowMultiply_cpp(x, 1:5 )

rowMultiply_cpp(x, 1/colMeans(x) )




cleanEx()
nameEx("rowPaste")
### * rowPaste

flush(stderr()); flush(stdout())

### Name: rowPaste
### Title: Collapse Rows of Characters.
### Aliases: rowPaste

### ** Examples

## Not run: 
##D M <- matrix(letters,nrow = 26, ncol = 2)
##D rowPaste(M)
## End(Not run)



cleanEx()
nameEx("rowScale_cpp")
### * rowScale_cpp

flush(stderr()); flush(stdout())

### Name: rowScale_cpp
### Title: Apply / by row
### Aliases: rowScale_cpp

### ** Examples

x <- matrix(1,6,5)
sweep(x, MARGIN = 2, FUN = "/", STATS = 1:5)
rowScale_cpp(x, 1:5 )

rowScale_cpp(x, colMeans(x) )



cleanEx()
nameEx("rowSumsCrossprod")
### * rowSumsCrossprod

flush(stderr()); flush(stdout())

### Name: rowSumsCrossprod
### Title: Apply crossprod and rowSums
### Aliases: rowSumsCrossprod

### ** Examples

x <- matrix(1:10,nrow=5)
y <- matrix(1:20,ncol=4)
rowSumsCrossprod(x,y,0)

x <- matrix(1:10,nrow=5)
y <- matrix(1:20,ncol=5)
rowSumsCrossprod(x,y,1)



cleanEx()
nameEx("sampleData")
### * sampleData

flush(stderr()); flush(stdout())

### Name: sampleData
### Title: Simulate data with binary or time-to-event outcome
### Aliases: sampleData sampleDataTD

### ** Examples

sampleData(10,outcome="binary")
sampleData(10,outcome="survival")
sampleData(10,outcome="competing.risks")



cleanEx()
nameEx("selectCox")
### * selectCox

flush(stderr()); flush(stdout())

### Name: selectCox
### Title: Backward variable selection in the Cox regression model
### Aliases: selectCox
### Keywords: survival

### ** Examples


library(pec)
library(prodlim)
data(GBSG2)
library(survival)
f <- selectCox(Surv(time,cens)~horTh+age+menostat+tsize+tgrade+pnodes+progrec+estrec ,
	       data=GBSG2)




cleanEx()
nameEx("simActiveSurveillance")
### * simActiveSurveillance

flush(stderr()); flush(stdout())

### Name: simActiveSurveillance
### Title: Simulate data of a hypothetical active surveillance prostate
###   cancer study
### Aliases: simActiveSurveillance

### ** Examples

set.seed(71)
simActiveSurveillance(3)



cleanEx()
nameEx("simMelanoma")
### * simMelanoma

flush(stderr()); flush(stdout())

### Name: simMelanoma
### Title: Simulate data alike the Melanoma data
### Aliases: simMelanoma

### ** Examples

set.seed(71)
simMelanoma(3)



cleanEx()
nameEx("sliceMultiply_cpp")
### * sliceMultiply_cpp

flush(stderr()); flush(stdout())

### Name: sliceMultiply_cpp
### Title: Apply * by slice
### Aliases: sliceMultiply_cpp sliceMultiplyPointer_cpp

### ** Examples

x <- array(1, dim = c(2,6,5))
M <- matrix(1:12,2,6)
sweep(x, MARGIN = 1:2, FUN = "*", STATS = M)
sliceMultiply_cpp(x, M) 




cleanEx()
nameEx("sliceScale_cpp")
### * sliceScale_cpp

flush(stderr()); flush(stdout())

### Name: sliceScale_cpp
### Title: Apply / by slice
### Aliases: sliceScale_cpp sliceScalePointer_cpp

### ** Examples

x <- array(1, dim = c(2,6,5))
M <- matrix(1:12,2,6)
sweep(x, MARGIN = 1:2, FUN = "/", STATS = M)
sliceScale_cpp(x, M) 




cleanEx()
nameEx("subjectWeights")
### * subjectWeights

flush(stderr()); flush(stdout())

### Name: subjectWeights
### Title: Estimation of censoring probabilities at subject specific times
### Aliases: subjectWeights subjectWeights.none subjectWeights.km
###   subjectWeights.marginal subjectWeights.nonpar subjectWeights.cox
###   subjectWeights.aalen
### Keywords: survival

### ** Examples


library(prodlim)
library(survival)
dat=SimSurv(300)

dat <- dat[order(dat$time,-dat$status),]

# using the marginal Kaplan-Meier for the censoring times

WKM=subjectWeights(Hist(time,status)~X2,data=dat,method="marginal")
plot(WKM$fit)
WKM$fit
WKM$weights

# using the Cox model for the censoring times given X2

WCox=subjectWeights(Surv(time,status)~X2,data=dat,method="cox")
WCox
plot(WCox$weights,WKM$weights)

# using the stratified Kaplan-Meier for the censoring times given X2

WKM2 <- subjectWeights(Surv(time,status)~X2,data=dat,method="nonpar")
plot(WKM2$fit,add=FALSE)





cleanEx()
nameEx("subsetIndex")
### * subsetIndex

flush(stderr()); flush(stdout())

### Name: subsetIndex
### Title: Extract Specific Elements From An Object
### Aliases: subsetIndex subsetIndex.default subsetIndex.matrix

### ** Examples

M <- matrix(rnorm(50),5,10)
subsetIndex(M, index = c(0,0,1), default = 0)
subsetIndex(M, index = c(0,2,3,NA), default = 0)
subsetIndex(M, index = c(0,NA,2,3,NA), default = 0)

C <- 1:10
subsetIndex(C, index = c(0,0,1,5,NA), default = 0)



cleanEx()
nameEx("wglm")
### * wglm

flush(stderr()); flush(stdout())

### Name: wglm
### Title: Logistic Regression Using IPCW
### Aliases: wglm

### ** Examples

library(survival)

set.seed(10)
n <- 250
tau <- 1:5
d <- sampleData(n, outcome = "competing.risks")
d$Y <- (d$event == 1)*(d$time <= tau[3])
d0 <- d[event!=0] ## remove censoring

## no censoring
e0.wglm <- wglm(regressor.event = ~ X1, formula.censor = Surv(time,event==0) ~ X1,
               times = tau, data = d0)
e0.glm <- glm(Y ~ X1, family = binomial, data = d0)

## censoring
e.wglm <- wglm(regressor.event = ~ X1, formula.censor = Surv(time,event==0) ~ X1,
               times = tau, data = d)



### * <FOOTER>
###
cleanEx()
options(digits = 7L)
base::cat("Time elapsed: ", proc.time() - base::get("ptime", pos = 'CheckExEnv'),"\n")
grDevices::dev.off()
###
### Local variables: ***
### mode: outline-minor ***
### outline-regexp: "\\(> \\)?### [*]+" ***
### End: ***
quit('no')
